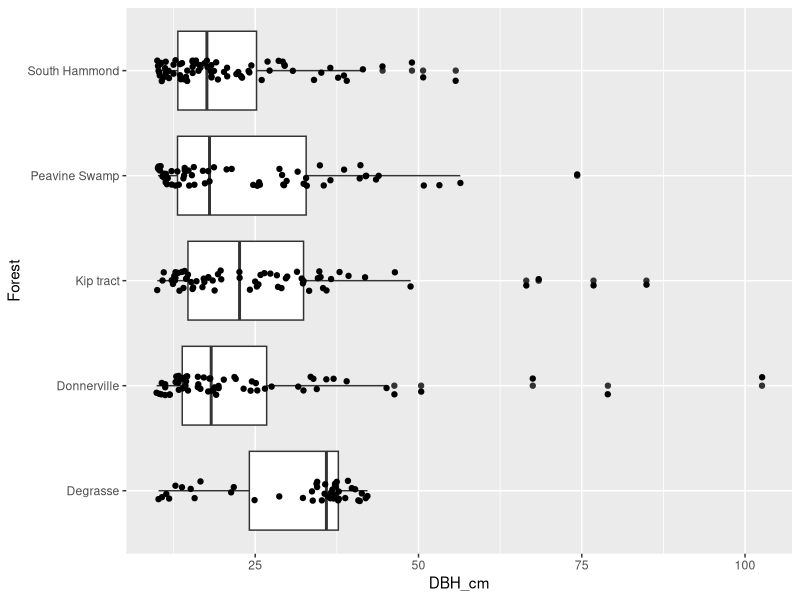
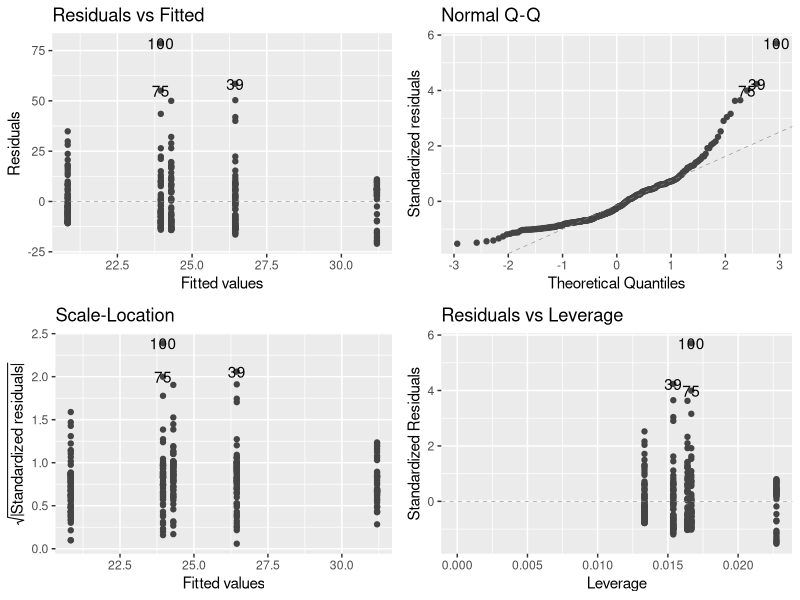

The R source for these figures, in order:
## ---- chunk 1
rm(list=ls())
library(tidyverse)
library(here)
library(ggfortify)
## ---- chunk 2
forest <- read.csv(here("data", "Forest_Tree_DBH_F21.csv"))

forest$Forest <- as.factor(forest$Forest)
## ---- chunk 3
ggplot(forest, aes(x=Forest, y = DBH_cm)) +
  geom_boxplot() +
  coord_flip() +
  geom_jitter(width=.1)
## ---- chunk 4
forest_model <- lm(DBH_cm ~ Forest, data = forest)
## ---- chunk 5
autoplot(forest_model, smooth.colour=NA)
## ---- chunk 6
anova(forest_model)
## ---- chunk 7
summary(forest_model)
## ---- chunk 8
library(multcomp)
## ---- chunk 9
phc1 <- glht(forest_model, linfct = mcp(Forest="Tukey"))
summary(phc1)
## ---- chunk 10
cld(phc1) # compact letter display
# if groups share the same letter then they are not significantly different from each other
